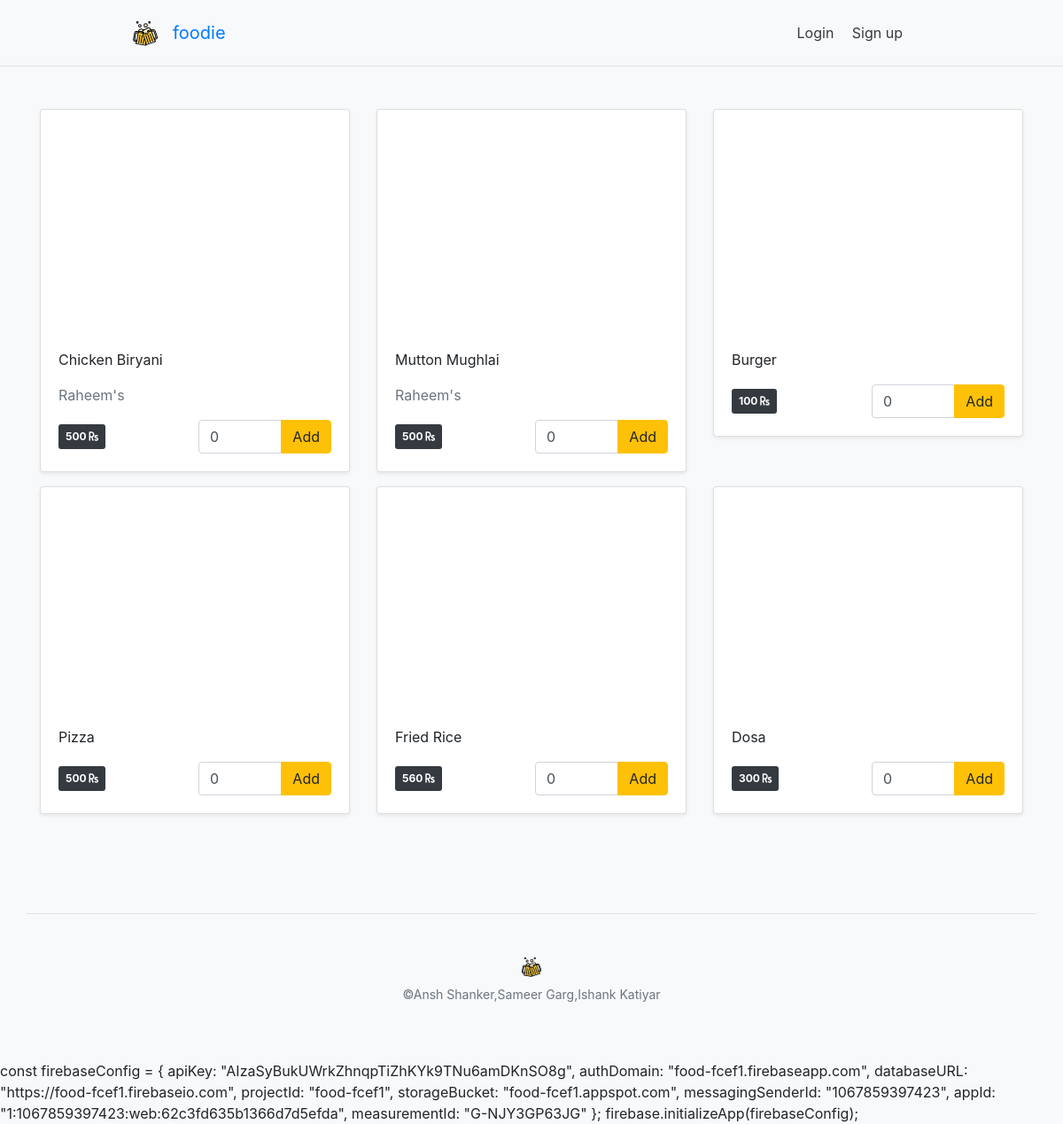
The page / on the database its author committed.
### app/models.py (models this page shows, shortened)
class MenuItem(models.Model):
    user = models.ForeignKey(User,on_delete=models.CASCADE)
    name = models.CharField(max_length = 100)
    price = models.IntegerField(default=100)
    image = models.ImageField(upload_to="upload",default='default.svg')
    active = models.BooleanField(default=True)

class Restaurant(models.Model):
    user = models.OneToOneField(User,on_delete=models.CASCADE)
    id = models.AutoField(primary_key=True)
    name = models.CharField(max_length = 100)
    address1 = models.CharField(max_length=100,default='')
    address2 = models.CharField(max_length=100,default='')
    zip = models.CharField(max_length=100,default='')
    tag = models.CharField(max_length=100,default='')

### app/views/general.py (the view)
# urls.py: path('', views.home, name='home' ),
def home(request):
    data = {'title': 'Welcome to FOODie'}
    items = MenuItem.objects.filter(active=True)
    if items and items.count() > 0 :
        data['menuItems'] = items
    data  = processData(request,data)
    for  mItem in items:
        print(mItem.id)
        for cItem in data['cartItems']:
            if(mItem.id == cItem['id']):
                mItem.quantity = cItem['quantity']
    return render(request,'index.html',data)

### foodie/utils.py (called while the page is built)
def processData(request=None,data=None):
    img = {
        'logo' : 'logo.svg'
    }
    cartItemsFromSession = request.session.get('items', {})
    appliedCoupon = False,
    for item in cartItemsFromSession:
        print(item)
    appData = {'appliedCoupon':appliedCoupon,'companyName':'foodie','errorQuote':randomErrorQuotes(),'img':img,'cartItems':cartItemsFromSession }
    if(data is None):
        data = {}
    appData.update(data)
    return appData

def randomErrorQuotes():
    return random.choice([
        'looks like something went wrong on out end. please check after sometime or contact admin ',
        'something went wrong',
    ])

### templates/index.html (shortened to what this page needs)
{% extends 'base.html' %}
{% block content %}
<div class="album py-5">
    <div class="container">
        <div class="row">
            {% for item in menuItems %}
            <div class="col-md-4">
                <div class="card mb-3 shadow-sm">
                    {% if  item.image %}
                    <div class="d-block img-fixed" style="background:url('{{item.image.url}}');background-size:cover">
                        &nbsp;</div>
                    {% else %}
                    <div class="d-block img-fixed" style="background:url('/media/default.svg');background-size:cover">
                        &nbsp;</div>
                    {% endif %}
                    <div class="card-body">
                        <p class="card-text">{{item.name | title}}</p>
                        <p class="text-secondary">{{item.user.restaurant.name | title}}</p>
                        <div style="display: flex;align-items: center;"
                            class="d-flex justify-content-between align-items-center">
                            <div class="p-2 badge badge-dark">{{item.price}} <i class="fas fa-rupee-sign"></i></div>
                            <form action="{% url 'addItemToCart' %}">
                                <div class="input-group" style="width:150px;border-radius: 3px 0 0 3px  ;">
                                    {% if item.quantity > 0   %}
                                    <input type="number" min="0" max="10" name="count" value="{{ item.quantity}}" class="form-control">
                                    {% else %}
                                    <input type="number" min="0" max="10" name="count" value="0" class="form-control">
                                    {% endif %}
                                    <div class="input-group-append">
                                        <button class="btn btn-warning" type="submit">Add</button>
                                    </div>
                                </div>
                            </form>
                        </div>
                    </div>
                </div>
            </div>
            {% endfor %}
        </div>
    </div>
</div>
{% endblock content %}

### templates/base.html (shortened to what this page needs)
{% load static %}
{% load cart_tags %}
{% load bootstrap4 %}
<!DOCTYPE html>
<html lang="en">
<head>
  <link rel="stylesheet" href="https://stackpath.bootstrapcdn.com/bootstrap/4.5.0/css/bootstrap.min.css">
    {% block head %}
    <link rel="stylesheet" href="{% static 'bower_components/bootstrap/dist/css/bootstrap.min.css' %}">
    <link rel="stylesheet" href="{% static 'bower_components/components-font-awesome/css/all.min.css' %}">
    <link rel="stylesheet" href="{% static 'styles/style.css' %}">
    {% endblock %}
</head>
<body class="bg-light">
    {% block header %}
    <div class="border-bottom">
 <div class="d-flex max-900 flex-column flex-md-row align-items-center pt-3 px-md-4 mb-3 bg-light">
 <a class="navbar-brand" href="{% url 'home' %}">
    <img src="{% static 'images/' %}{{img.logo}}" width="30" height="30" alt="">
  </a>
  <h5 class="my-0 mr-md-auto font-weight-normal"><a href="{% url 'home' %}" >{{ companyName  }}</a></h5>
  <nav class="my-2 my-md-0 mr-md-3">
    {% if user.is_authenticated and user.username  %}
          <a class="p-2 text-dark" href="{% url 'profile' %}">{{user.username | title}}</a>
          <a class="p-2 text-dark" href="{% url 'logout' %}">logout</a>
    {% else %}
      {% if request.resolver_match.url_name != 'login' %}
          <a class="p-2 text-dark" href="{% url 'login' %}">Login</a>
      {% endif %}
      {% if request.resolver_match.url_name  != 'signup' %}
        <a class="p-2 mr-2 text-dark" href="{% url 'signup' %}">Sign up</a>
      {% endif %}
    {% endif %}
    </nav>
    </div>
    </div>
    {% endblock %}
    {% block content %}{% endblock %}
    {% block footer %}
        <footer class="container pt-4 my-md-5 pt-md-5 border-top text-center">
    <div class="row">
      <div class="col-12 col-md">
        <img class="mb-2" src="{% static 'images/' %}{{img.logo}}" alt="" width="24" height="24">
        <small class="d-block mb-3 text-muted">©Ansh Shanker,Sameer Garg,Ishank Katiyar</small>
      </div>
    </div>
  </footer>
    {% endblock %}
  </body>
    const firebaseConfig = {
      apiKey: "AIzaSyBukUWrkZhnqpTiZhKYk9TNu6amDKnSO8g",
      authDomain: "food-fcef1.firebaseapp.com",
      databaseURL: "https://food-fcef1.firebaseio.com",
      projectId: "food-fcef1",
      storageBucket: "food-fcef1.appspot.com",
      messagingSenderId: "1067859397423",
      appId: "1:1067859397423:web:62c3fd635b1366d7d5efda",
      measurementId: "G-NJY3GP63JG"
    };
    firebase.initializeApp(firebaseConfig);
</html>

### static/styles/style.css (style rules this page uses)
.badge { border-radius: 3px; }
.max-900 { max-width: 950px !important; margin: auto; }
.img-fixed { height: 250px; }

### rows shown on the page
MenuItem: name "Chicken Biryani", user.restaurant.name "Raheem's", price "500"
MenuItem: name "Mutton Mughlai", user.restaurant.name "Raheem's", price "500"
MenuItem: name "Burger", price "100"
MenuItem: name "Pizza", price "500"
MenuItem: name "Fried Rice", price "560"
MenuItem: name "Dosa", price "300"

### other values the page prints
{{ companyName }} "foodie"
